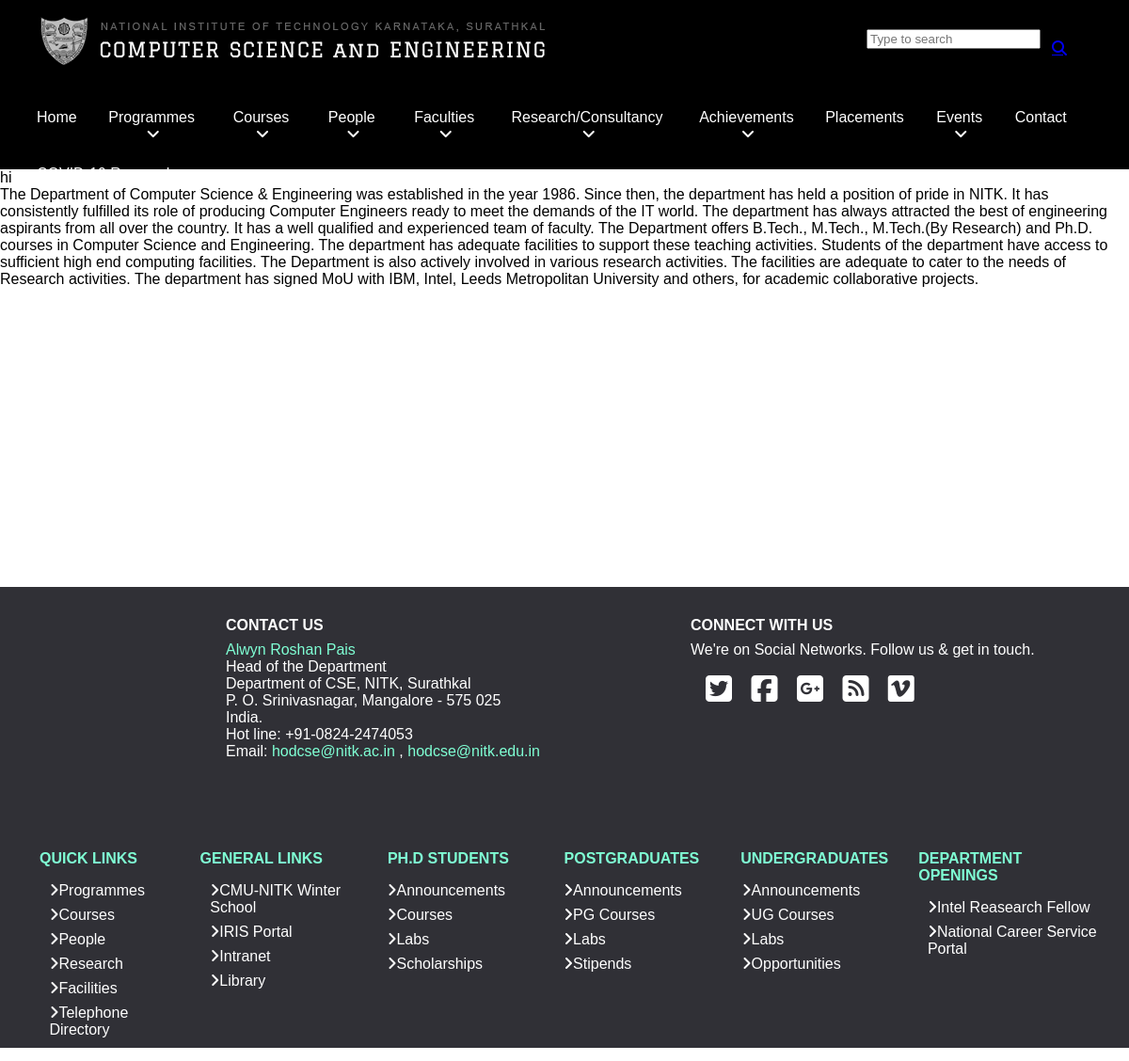
Before: / with the older database file.
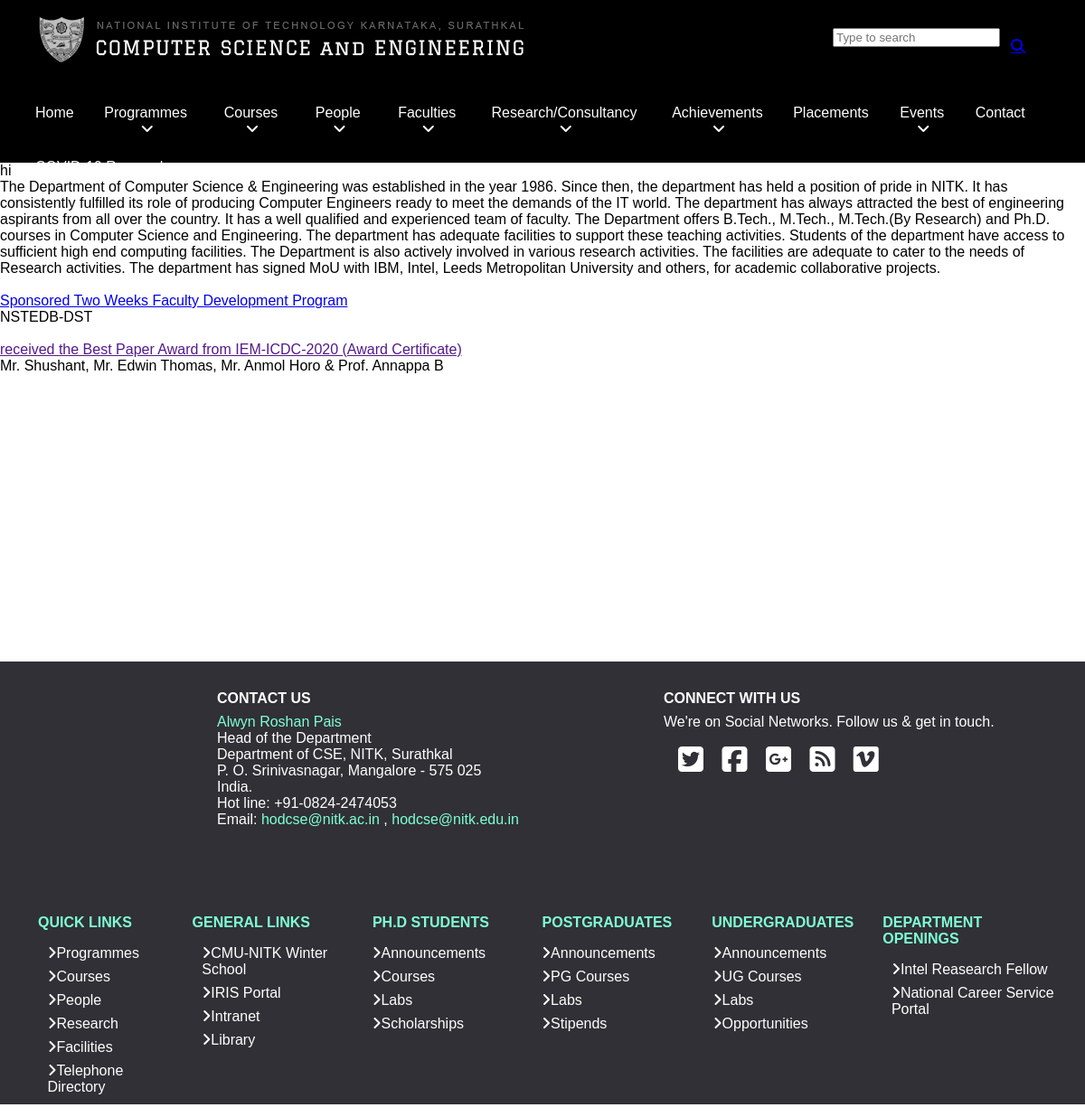
After: the same page with the newer database file.
### nitk_cse/models.py (models this page shows, shortened)
class News(db.Model):
    id = db.Column(db.Integer, primary_key=True)
    news = db.Column(db.String(120), unique=True, nullable=False)
    link = db.Column(db.String(120), unique=True, nullable=False)
    link_text = db.Column(db.String(120), unique=True, nullable=False)

### nitk_cse/routes.py (the view)
@app.route("/")
def home():
    news = News.query.all()
    return render_template('home.html',news=news)

### nitk_cse/templates/home.html
{% extends "layout.html" %}
{% block content %}
hi
<p>The Department of Computer Science & Engineering was established in the year 1986.
    Since  then, the department has held a position of pride in NITK. It has consistently
    fulfilled its role of producing Computer Engineers ready to meet the demands of the IT world.
     The department has always attracted the best of engineering aspirants from all over the country.
     It has a well qualified and experienced team of faculty. The Department offers B.Tech., M.Tech.,
     M.Tech.(By Research) and Ph.D. courses in Computer Science and Engineering. The department has
     adequate facilities to support these teaching activities. Students of the department have access to
      sufficient high end computing facilities. The Department is also actively involved in various
      research activities. The facilities are adequate to cater to the needs of Research activities.
      The department has signed MoU with IBM, Intel, Leeds Metropolitan University and others,
      for academic collaborative projects.</p>
<br>
{% for new in news %}
    <a href="{{ new.link }}">{{ new.link_text }}</a>
    <p>{{ new.news }}</p> <br>
{% endfor %}
{% endblock content %}

### nitk_cse/templates/layout.html (shortened to what this page needs)
<!DOCTYPE html>
<html lang="en">
<head>
    <link rel="stylesheet" href="{{ url_for('static', filename='main.css') }}" type="text/css">
</head>
<body >
    <header>
        <div class="container">
            <div class="top">
                <div class="logo">
                  <a href="#">
                    <img src ="../static/logo.png" alt="">
                  </a>
                </div>
                <div class="search">
                  <input class="search-txt" type="text" placeholder="Type to search">
                  <a class="search-btn" href="#">
                    <i class="fas fa-search"></i>
                  </a>
                </div>
            </div>
            <div class="middle">
              <ul class="menu">
                <li><a href="{{ url_for('home') }}">Home</a></li>
                <li><a href="{{ url_for('programmes') }}">Programmes<i class="fas fa-angle-down"></i></a>
                </li>
                <li><a href="#">Courses<i class="fas fa-angle-down"></i></a>
                </li>
                <li><a href="#">People<i class="fas fa-angle-down"></i></a>
                </li>
                <li><a href="#">Faculties<i class="fas fa-angle-down"></i></a>
                </li>
                <li><a href="#">Research/Consultancy<i class="fas fa-angle-down"></i></a>
                </li>
                <li><a href="#">Achievements<i class="fas fa-angle-down"></i></a>
                </li>
                <li><a href="#">Placements</a></li>
                <li><a href="#">Events<i class="fas fa-angle-down"></i></a>
                </li>
                <li><a href="#">Contact</a></li>
              </ul>
            </div>
            <div class="bottom">
              <nav>
                <a href="#">COVID-19 Research</a>
              </nav>
            </div>
        </div>
    </header>
    {% block content %}{% endblock %}
    <div class="main-content">
    </div>
    <div class="footer">
        <div class="footer-top">
            <div class="contact">
                <h4>CONTACT US</h4>
                <p><span> Alwyn Roshan Pais </span></p>
                <p>Head of the Department</p>
                <p>Department of CSE, NITK, Surathkal</p>
                <p>P. O. Srinivasnagar, Mangalore - 575 025</p>
                <p>India.</p>
                <p>Hot line: +91-0824-2474053</p>
                <p>Email: <span><a href="#">hodcse@nitk.ac.in</a></span> ,
                          <span><a href="#">hodcse@nitk.edu.in</a></span>
                </p>
            </div>
            <div class="connect">
                <h4>CONNECT WITH US</h4>
                <P>We're on Social Networks. Follow us & get in touch.</P>
                <a href="#"><i class="icon fab fa-twitter-square"></i></a>
                <a href="#"><i class="icon fab fa-facebook-square"></i></a>
                <a href="#"><i class="icon fab fa-google-plus-square"></i></a>
                <a href="#"><i class="icon fas fa-rss-square"></i></a>
                <a href="#"><i class="icon fab fa-vimeo"></i></a>
            </div>
        </div>
        <div class="footer-bottom">
            <div class="footer-section quick">
                <h4>QUICK LINKS</h4>
                <ul>
                    <li><a href="#"><i class="fas fa-angle-right"></i>Programmes</a></li>
                    <li><a href="#"><i class="fas fa-angle-right"></i>Courses</a></li>
                    <li><a href="#"><i class="fas fa-angle-right"></i>People</a></li>
                    <li><a href="#"><i class="fas fa-angle-right"></i>Research</a></li>
                    <li><a href="#"><i class="fas fa-angle-right"></i>Facilities</a></li>
                    <li><a href="#"><i class="fas fa-angle-right"></i>Telephone Directory</a></li>
                </ul>
            </div>
            <div class="footer-section general">
                <h4>GENERAL LINKS</h4>
                <ul>
                    <li><a href="#"><i class="fas fa-angle-right"></i>CMU-NITK Winter School</a></li>
                    <li><a href="#"><i class="fas fa-angle-right"></i>IRIS Portal</a></li>
                    <li><a href="#"><i class="fas fa-angle-right"></i>Intranet</a></li>
                    <li><a href="#"><i class="fas fa-angle-right"></i>Library</a></li>
                </ul>
            </div>
            <div class="footer-section doctoral">
                <h4>PH.D STUDENTS</h4>
                <ul>
                    <li><a href="#"><i class="fas fa-angle-right"></i>Announcements</a></li>
                    <li><a href="#"><i class="fas fa-angle-right"></i>Courses</a></li>
                    <li><a href="#"><i class="fas fa-angle-right"></i>Labs</a></li>
                    <li><a href="#"><i class="fas fa-angle-right"></i>Scholarships</a></li>
                </ul>
            </div>
            <div class="footer-section postgraduate">
                <h4>POSTGRADUATES</h4>
                <ul>
                    <li><a href="#"><i class="fas fa-angle-right"></i>Announcements</a></li>
                    <li><a href="#"><i class="fas fa-angle-right"></i>PG Courses</a></li>
                    <li><a href="#"><i class="fas fa-angle-right"></i>Labs</a></li>
                    <li><a href="#"><i class="fas fa-angle-right"></i>Stipends</a></li>
                </ul>
            </div>
            <div class="footer-section undergraduate">
                <h4>UNDERGRADUATES</h4>
                <ul>
                    <li><a href="#"><i class="fas fa-angle-right"></i>Announcements</a></li>
                    <li><a href="#"><i class="fas fa-angle-right"></i>UG Courses</a></li>
                    <li><a href="#"><i class="fas fa-angle-right"></i>Labs</a></li>
                    <li><a href="#"><i class="fas fa-angle-right"></i>Opportunities</a></li>
                </ul>
            </div>
            <div class="footer-section opening">
                <h4>DEPARTMENT OPENINGS</h4>
                <ul>
                    <li><a href="#"><i class="fas fa-angle-right"></i>Intel Reasearch Fellow</a></li>
                    <li><a href="#"><i class="fas fa-angle-right"></i>National Career Service Portal</a></li>
                </ul>
            </div>
        </div>
    </div>
</body>
</html>

### nitk_cse/static/main.css (style rules this page uses)
* { padding: o; margin: 0; box-sizing: border-box; -webkit-font-smoothing: antialiased; }
body { font-family: sans-serif; }
header { background-color: #000000; height: 180px; }
.container { max-width: 1152px; padding: 0 15px; margin: 0 auto; }
header .container .top { display: flex; justify-content: space-between; padding: 1rem 0; }
header .container .top .search { height: 40px; border-radius: 40px; padding: 15px; justify-content: end; }
header .container .top .search .search-btn { float: right; width: 40px; height: 40px; border-radius: 50px; display: flex; justify-content: center; align-items: center; }
header .container .middle .menu { padding: 1.5rem 0; display: inline-flex; list-style: none; }
header .container .middle .menu li { text-align: center; margin-right: 1.7rem; transition: all .3s ease; }
header .container .middle .menu li a { text-decoration: none; color: #ffffff; }
header .container .middle .menu li a .fas { margin-left: 0.2rem; }
header .container .bottom nav a { color: #ffffff; text-decoration: none; transition: all .3s ease; }
.main-content { background: #ffffff; height: 300px; }
.footer { background: #303036; color: #ffffff; height: 490px; }
.footer .footer-top { display: flex; padding: 2rem 0; margin-left: 20%; margin-bottom: 3rem; }
.footer .footer-top .contact { margin-right: 10rem; color: #ffffff; }
.footer .footer-top h4 { margin-bottom: 0.5rem; }
.footer .footer-top .connect p { margin-bottom: 1rem; }
.footer .footer-top .contact p span { color: #7FFFD4; }
.footer .footer-top .connect .icon { font-size: 2rem; color: #ffffff; margin-left: 1rem; }
.footer .footer-top .contact p span a { color: #7FFFD4; text-decoration: none; }
.footer .footer-bottom { display: flex; padding: 1rem 0; margin-left: 3.5%; }
.footer .footer-bottom .footer-section { margin-right: 2rem; }
.footer .footer-bottom ul { list-style: none; }
.footer .footer-bottom h4 { margin-bottom: 1rem; color: #7FFFD4; }
.footer .footer-bottom .quick ul li { margin-left: -30%; }
.footer .footer-bottom .general ul li { margin-left: -23%; }
.footer .footer-bottom .doctoral ul li { margin-left: -35%; }
.footer .footer-bottom .postgraduate ul li { margin-left: -35%; }
.footer .footer-bottom .undergraduate ul li { margin-left: -33%; }
.footer .footer-bottom .opening ul li { margin-left: -20%; }
.footer .footer-bottom ul li { margin-bottom: 0.5rem; }
.footer .footer-bottom ul li a { color: #ffffff; text-decoration: none; }

Changed rows visible on the page:
added News: link_text "Sponsored Two Weeks Faculty Development Program", news "NSTEDB-DST"
added News: link_text "received the Best Paper Award from IEM-ICDC-2020 (Award Certificate)", news "Mr. Shushant, Mr. Edwin Thomas, Mr. Anmol Horo & Prof. Annappa B"
